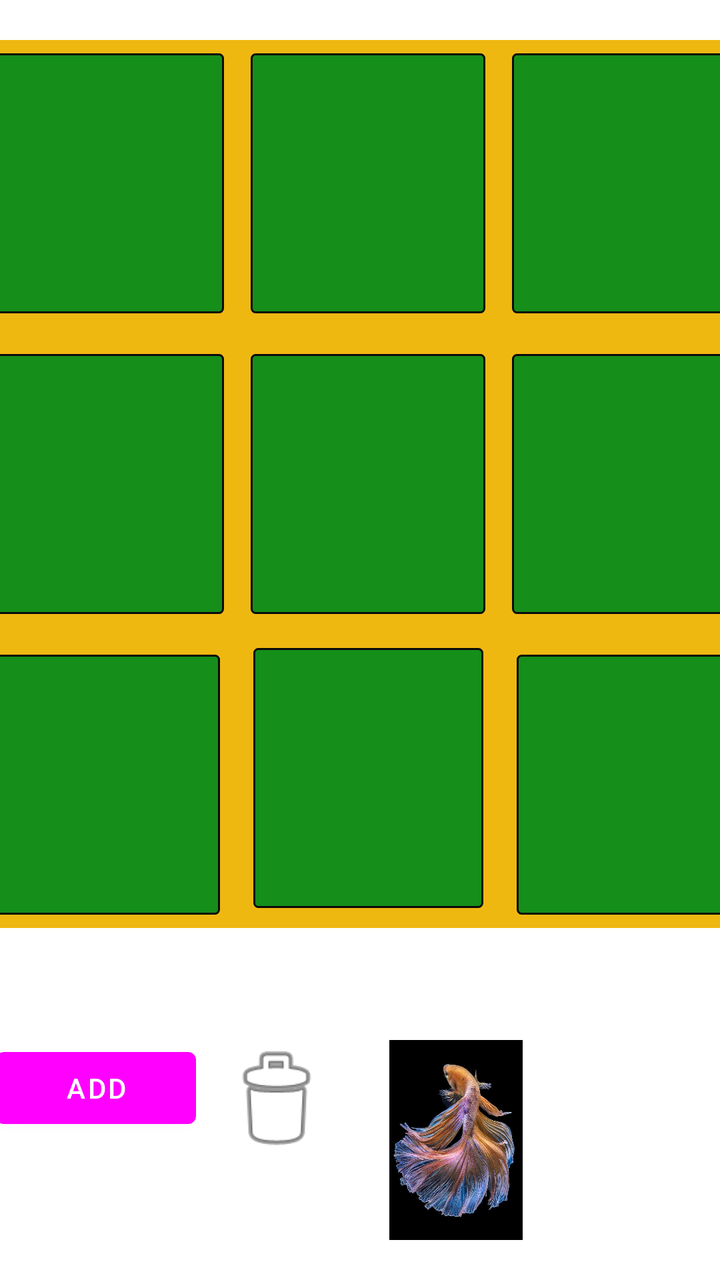
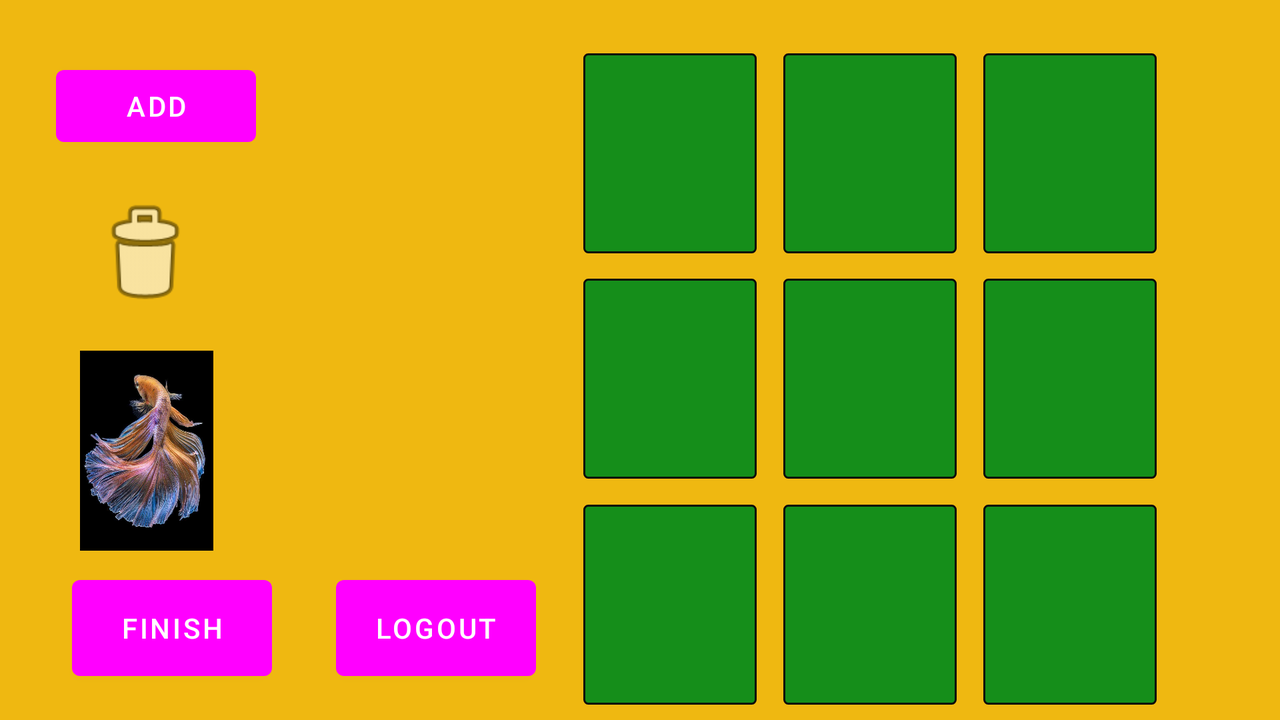

First picture: res/layout/ on a phone held upright. Second picture: the repository's own variant of that layout, on a device whose configuration matches the variant's folder. Source for both follows.
<!-- AndroidManifest.xml: application theme Theme.FinalProjectMobile -->
<!-- res/layout/activity_main.xml -->
<?xml version="1.0" encoding="utf-8"?>
<androidx.constraintlayout.widget.ConstraintLayout xmlns:android="http://schemas.android.com/apk/res/android"
    xmlns:app="http://schemas.android.com/apk/res-auto"
    xmlns:tools="http://schemas.android.com/tools"
    android:layout_width="match_parent"
    android:layout_height="match_parent"
    tools:context=".MainActivity">

    <RelativeLayout
        android:id="@+id/container"
        android:layout_width="392dp"
        android:layout_height="726dp"
        app:layout_constraintEnd_toEndOf="parent"
        app:layout_constraintHorizontal_bias="0.39"
        app:layout_constraintStart_toStartOf="parent"
        app:layout_constraintTop_toTopOf="parent"
        android:layout_marginTop="20dp">

        <LinearLayout
            android:id="@+id/linearLayout"
            android:layout_width="match_parent"
            android:layout_height="500dp"
            android:orientation="vertical">

            <RelativeLayout
                android:layout_width="match_parent"
                android:layout_height="444dp"
                android:background="#EFB811">

                <LinearLayout
                    android:layout_width="match_parent"
                    android:layout_height="match_parent"
                    android:layout_gravity="center"
                    android:orientation="horizontal">

                    <ImageView
                        android:id="@+id/imageView1"
                        android:layout_width="400dp"
                        android:layout_height="130dp"
                        android:layout_margin="20px"
                        android:layout_weight="1"
                        android:background="@drawable/button_background" />

                    <ImageView
                        android:id="@+id/imageView2"
                        android:layout_width="400dp"
                        android:layout_height="130dp"
                        android:layout_margin="20px"
                        android:layout_weight="1"
                        android:background="@drawable/button_background" />

                    <ImageView
                        android:id="@+id/imageView3"
                        android:layout_width="400dp"
                        android:layout_height="130dp"
                        android:layout_margin="20px"
                        android:layout_weight="1"
                        android:background="@drawable/button_background" />


                </LinearLayout>

                <LinearLayout
                    android:layout_width="match_parent"
                    android:layout_height="match_parent"
                    android:layout_gravity="center"
                    android:gravity="center"
                    android:orientation="horizontal">

                    <ImageView
                        android:id="@+id/imageView4"
                        android:layout_width="400dp"
                        android:layout_height="130dp"
                        android:layout_margin="20px"
                        android:layout_weight="1"
                        android:background="@drawable/button_background" />

                    <ImageView
                        android:id="@+id/imageView5"
                        android:layout_width="400dp"
                        android:layout_height="130dp"
                        android:layout_margin="20px"
                        android:layout_weight="1"
                        android:background="@drawable/button_background" />

                    <ImageView
                        android:id="@+id/imageView6"
                        android:layout_width="400dp"
                        android:layout_height="130dp"
                        android:layout_margin="20px"
                        android:layout_weight="1"
                        android:background="@drawable/button_background" />


                </LinearLayout>

                <LinearLayout
                    android:layout_width="match_parent"
                    android:layout_height="match_parent"
                    android:layout_gravity="center"
                    android:gravity="bottom"
                    android:orientation="horizontal">

                    <ImageView
                        android:id="@+id/imageView7"
                        android:layout_width="400dp"
                        android:layout_height="130dp"
                        android:layout_margin="20px"
                        android:layout_weight="1"
                        android:background="@drawable/button_background" />

                    <ImageView
                        android:id="@+id/imageView8"
                        android:layout_width="400dp"
                        android:layout_height="130dp"
                        android:layout_margin="30px"
                        android:layout_weight="1"
                        android:background="@drawable/button_background" />

                    <ImageView
                        android:id="@+id/imageView9"
                        android:layout_width="400dp"
                        android:layout_height="130dp"
                        android:layout_margin="20px"
                        android:layout_weight="1"
                        android:background="@drawable/button_background" />


                </LinearLayout>
            </RelativeLayout>

            <LinearLayout
                android:layout_width="match_parent"
                android:layout_height="wrap_content"
                android:orientation="horizontal">

                <TextView
                    android:id="@+id/textView_scores"
                    android:layout_width="200dp"
                    android:layout_height="wrap_content"
                    android:layout_marginLeft="10dp"
                    android:layout_weight="1"
                    android:textSize="25dp" />

                <EditText
                    android:id="@+id/editText_timeCountDown"
                    android:layout_width="114dp"
                    android:layout_height="wrap_content"
                    android:layout_marginRight="10dp"
                    android:ems="10"
                    android:gravity="center"
                    android:inputType="number"
                    android:text="0"
                    android:visibility="invisible"/>
            </LinearLayout>


        </LinearLayout>

        <Button
            android:id="@+id/buttonAdd"
            android:layout_width="100dp"
            android:layout_height="wrap_content"
            android:layout_below="@+id/linearLayout"
            android:layout_marginLeft="10dp"
            android:text="Add" />

        <ImageView
            android:id="@+id/imageViewDelete"
            android:layout_width="80dp"
            android:layout_height="60dp"
            android:layout_below="@+id/linearLayout"
            android:layout_toRightOf="@+id/buttonAdd"
            android:layout_weight="1"
            app:srcCompat="@android:drawable/ic_menu_delete" />

        <Button
            android:id="@+id/finish"
            android:layout_width="400dp"
            android:layout_height="300dp"
            android:layout_alignParentStart="true"
            android:layout_alignParentEnd="true"
            android:layout_alignParentBottom="true"
            android:layout_marginStart="222dp"
            android:layout_marginLeft="150dp"
            android:layout_marginTop="650dp"
            android:layout_marginEnd="82dp"
            android:layout_marginBottom="25dp"
            android:text="FINISH" />

        <Button
            android:id="@+id/logout"
            android:layout_width="wrap_content"
            android:layout_height="wrap_content"
            android:layout_alignParentStart="true"
            android:layout_alignParentBottom="true"
            android:layout_marginStart="82dp"
            android:layout_marginLeft="82dp"
            android:layout_marginTop="650dp"
            android:layout_marginBottom="28dp"
            android:text="Logout" />

        <ImageView
            android:id="@+id/imageViewMain"
            android:layout_width="100dp"
            android:layout_height="100dp"
            android:layout_below="@+id/linearLayout"
            android:layout_toRightOf="@+id/imageViewDelete"
            android:layout_weight="1"
            app:srcCompat="@drawable/hinhca" />


    </RelativeLayout>
</androidx.constraintlayout.widget.ConstraintLayout>
<!-- resources referenced by this layout -->
<resources>
  <!-- drawable button_background (drawable) -->
  <?xml version="1.0" encoding="utf-8"?>
  <shape
      android:shape="rectangle"
      xmlns:android="http://schemas.android.com/apk/res/android">
      <size android:width="100dp"
          android:height="50dp"/>
      <gradient android:startColor="#158E1A"
          android:endColor="#158E1A"/>
      <corners android:radius="2dp"/>
      <stroke android:color="#0A0A0A"
          android:width="1dp"/>
  </shape>
  <!-- drawable hinhca: png bitmap (drawable, 817992 bytes) -->
  <style name="Theme.FinalProjectMobile" parent="Theme.MaterialComponents.DayNight.NoActionBar">
          
          <item name="colorPrimary">@color/lavender</item>
          <item name="colorPrimaryVariant">@color/lavender</item>
          <item name="colorOnPrimary">@color/white</item>
          
          <item name="colorSecondary">@color/teal_200</item>
          <item name="colorSecondaryVariant">@color/teal_700</item>
          <item name="colorOnSecondary">@color/black</item>
          
          <item name="android:statusBarColor">?attr/colorPrimaryVariant</item>
          
      </style>
</resources>
<!-- res/layout-land/activity_main.xml (the repository's variant of the layout above) -->
<!-- drawn on the phone turned sideways -->
<?xml version="1.0" encoding="utf-8"?>
<androidx.constraintlayout.widget.ConstraintLayout xmlns:android="http://schemas.android.com/apk/res/android"
    xmlns:app="http://schemas.android.com/apk/res-auto"
    xmlns:tools="http://schemas.android.com/tools"
    android:layout_width="match_parent"
    android:layout_height="match_parent"
    tools:context=".MainActivity"
    android:background="#EFB811">


    <Button
        android:id="@+id/buttonAdd"
        android:layout_width="100dp"
        android:layout_height="wrap_content"
        android:layout_marginStart="28dp"
        android:text="Add"
        app:layout_constraintBottom_toBottomOf="parent"
        app:layout_constraintStart_toStartOf="parent"
        app:layout_constraintTop_toTopOf="parent"
        app:layout_constraintVertical_bias="0.093" />

    <ImageView
        android:id="@+id/imageViewMain"
        android:layout_width="100dp"
        android:layout_height="100dp"
        android:layout_toRightOf="@+id/imageViewDelete"
        android:layout_weight="1"
        app:layout_constraintBottom_toTopOf="@+id/finish"
        app:layout_constraintEnd_toStartOf="@+id/container"
        app:layout_constraintHorizontal_bias="0.126"
        app:layout_constraintStart_toStartOf="parent"
        app:layout_constraintTop_toBottomOf="@+id/imageViewDelete"
        app:layout_constraintVertical_bias="0.684"
        app:srcCompat="@drawable/hinhca" />

    <Button
        android:id="@+id/logout"
        android:layout_width="100dp"
        android:layout_height="60dp"
        android:layout_alignParentStart="true"
        android:layout_alignParentBottom="true"
        android:layout_marginStart="168dp"
        android:layout_marginBottom="16dp"
        android:text="Logout"
        app:layout_constraintBottom_toBottomOf="parent"
        app:layout_constraintStart_toStartOf="parent" />

    <RelativeLayout
        android:id="@+id/container"
        android:layout_width="300dp"
        android:layout_height="400dp"
        app:layout_constraintEnd_toEndOf="parent"
        app:layout_constraintHorizontal_bias="0.39"
        app:layout_constraintStart_toStartOf="parent"
        app:layout_constraintTop_toTopOf="parent"
        android:layout_marginTop="20dp"
        android:layout_marginLeft="250dp">

        <LinearLayout
            android:id="@+id/linearLayout"
            android:layout_width="match_parent"
            android:layout_height="500dp"
            android:orientation="vertical"/>

            <RelativeLayout
                android:layout_width="match_parent"
                android:layout_height="444dp"
                android:background="#EFB811">

                <LinearLayout
                    android:layout_width="match_parent"
                    android:layout_height="400dp"
                    android:layout_gravity="center"
                    android:orientation="horizontal">

                    <ImageView
                        android:id="@+id/imageView1"
                        android:layout_width="280dp"
                        android:layout_height="100dp"
                        android:layout_margin="20px"
                        android:layout_weight="1"
                        android:background="@drawable/button_background" />

                    <ImageView
                        android:id="@+id/imageView2"
                        android:layout_width="280dp"
                        android:layout_height="100dp"
                        android:layout_margin="20px"
                        android:layout_weight="1"
                        android:background="@drawable/button_background" />

                    <ImageView
                        android:id="@+id/imageView3"
                        android:layout_width="280dp"
                        android:layout_height="100dp"
                        android:layout_margin="20px"
                        android:layout_weight="1"
                        android:background="@drawable/button_background" />


                </LinearLayout>

                <LinearLayout
                    android:layout_width="300dp"
                    android:layout_height="339dp"
                    android:layout_gravity="center"
                    android:gravity="center"
                    android:orientation="horizontal">

                    <ImageView
                        android:id="@+id/imageView4"
                        android:layout_width="280dp"
                        android:layout_height="100dp"
                        android:layout_margin="20px"
                        android:layout_weight="1"
                        android:background="@drawable/button_background" />

                    <ImageView
                        android:id="@+id/imageView5"
                        android:layout_width="280dp"
                        android:layout_height="100dp"
                        android:layout_margin="20px"
                        android:layout_weight="1"
                        android:background="@drawable/button_background" />

                    <ImageView
                        android:id="@+id/imageView6"
                        android:layout_width="280dp"
                        android:layout_height="100dp"
                        android:layout_margin="20px"
                        android:layout_weight="1"
                        android:background="@drawable/button_background" />


                </LinearLayout>

                <LinearLayout
                    android:layout_width="300dp"
                    android:layout_height="339dp"
                    android:layout_gravity="center"
                    android:gravity="bottom"
                    android:orientation="horizontal">

                    <ImageView
                        android:id="@+id/imageView7"
                        android:layout_width="280dp"
                        android:layout_height="100dp"
                        android:layout_margin="20px"
                        android:layout_weight="1"
                        android:background="@drawable/button_background" />

                    <ImageView
                        android:id="@+id/imageView8"
                        android:layout_width="280dp"
                        android:layout_height="100dp"
                        android:layout_margin="20px"
                        android:layout_weight="1"
                        android:background="@drawable/button_background" />

                    <ImageView
                        android:id="@+id/imageView9"
                        android:layout_width="280dp"
                        android:layout_height="100dp"
                        android:layout_margin="20px"
                        android:layout_weight="1"
                        android:background="@drawable/button_background" />


                </LinearLayout>
            </RelativeLayout>

    </RelativeLayout>

    <TextView
        android:id="@+id/textView_scores"
        android:layout_width="150dp"
        android:layout_height="50dp"
        android:layout_marginTop="32dp"
        android:layout_weight="1"
        android:textSize="25dp"
        app:layout_constraintEnd_toEndOf="parent"
        app:layout_constraintHorizontal_bias="0.047"
        app:layout_constraintStart_toEndOf="@+id/buttonAdd"
        app:layout_constraintTop_toTopOf="parent" />

    <ImageView
        android:id="@+id/imageViewDelete"
        android:layout_width="80dp"
        android:layout_height="60dp"
        android:layout_marginTop="20dp"
        android:layout_weight="1"
        app:layout_constraintEnd_toStartOf="@+id/container"
        app:layout_constraintHorizontal_bias="0.157"
        app:layout_constraintStart_toStartOf="parent"
        app:layout_constraintTop_toBottomOf="@+id/buttonAdd"
        app:srcCompat="@android:drawable/ic_menu_delete" />

    <Button
        android:id="@+id/finish"
        android:layout_width="100dp"
        android:layout_height="60dp"
        android:layout_alignParentStart="true"
        android:layout_alignParentEnd="true"
        android:layout_alignParentBottom="true"
        android:layout_marginStart="36dp"
        android:layout_marginBottom="16dp"
        android:text="FINISH"
        app:layout_constraintBottom_toBottomOf="parent"
        app:layout_constraintStart_toStartOf="parent" />


</androidx.constraintlayout.widget.ConstraintLayout>
